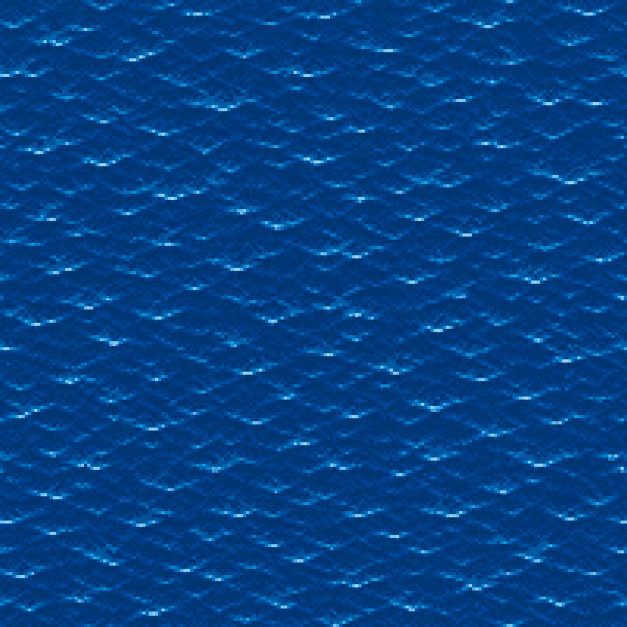
#> input picture design/terrain-current-profile-20261007/materials/act1-water-r2.png, 1254 x 1254 px, found by its file name (shown at 1/2 size)
$ python previews.py ../../design/terrain-current-profile-20261007/materials/act1-water-r2.png
#> lines starting #> are read from the running program, lines starting #| are printed output that depends on the picture
### scripts/acts/acts_common.py
"""Shared world data for the Acts 2-5 overworld art (cloud renderer).
World grid: 320 (x) by 400 (y) cells. Art: 32 px per cell."""
import json, os
import numpy as np
ROOT = os.path.abspath(os.path.join(os.path.dirname(__file__), '..', '..'))
OWNER = ROOT + '/design/continent-terrain-class-method/owner-terrain/owner-terrain.json'
LANDMASK = ROOT + '/design/review/overworld-art-blueprint/continent/continent-macro-g3/land-mask.npy'
SCRATCH = os.environ.get('ACTS_OUT', '/tmp/claude-0/-home-claude/c446ac0c-2689-576d-8fff-6176ff6d9aad/scratchpad/acts/overworld')
PREVIEW = os.environ.get('ACTS_PREVIEW', '/mnt/project-files/edu-rpg/acts-preview/overworld')
GW, GH, P = 320, 400, 32
# class codes
OPEN, FOREST, MOUNT, WATER, SEA = 0, 1, 2, 3, 4
CODE = {'.': OPEN, 'R': OPEN, 'F': FOREST, 'M': MOUNT, 'W': WATER}
# composite order: later wins.  Act 4 is painted after Act 3 (owner composite: Act 4 wins in y 88-128)
ORDER = ['1', '2', '3', '5', '4']

def owner():
    return json.load(open(OWNER))

# [24 lines left out: function world, not called in this run]

# candidate C (Act 3 rows win + Magma Tunnels mouths moved); env ACTS_VARIANT=C
VARIANT_MOVES = {'C': {'Magma Tunnels (Act 4 side)': [187, 60],
                       # fix2 (owner 2026-10-28): the old spot (198, 213) stood free at a valley head; this is
                       # the nearest Act 3 inner corner of a south-facing cliff (rock behind and both sides)
                       'Shadow Cave (Act 3 side)': [219, 194]}}

# [7 lines left out: function landmarks, not called in this run]

# ---------------------------------------------------------------- owner fixes 2026-10-28 (fix2)
# connecting (two-entrance) dungeons sit IN their blocking range like Act 1's Crystal Cave: blocker class
CONNECTING = {'Crystal Cave (Act 2 side)': MOUNT, 'Shadow Cave': MOUNT, 'Shadow Cave (Act 3 side)': MOUNT,
              'Magma Tunnels': MOUNT, 'Magma Tunnels (Act 4 side)': MOUNT, 'Volcanic Forge': MOUNT,
              'Volcanic Forge (Act 5 side)': MOUNT, 'Haunted Forest': FOREST,
              'Haunted Forest (second entrance)': FOREST}
FLANK_SKIPPED = set()
# fix2: front plazas dug into a range where a mouth has no room for an approach path (x0, x1, y0, y1 cells)
PLAZA = {'Magma Tunnels (Act 4 side)': [(179, 207, 61, 67), (200, 207, 50, 61)]}   # front plaza + east approach
FLANK_FORCE = {'Magma Tunnels (Act 4 side)': [(13, 12, 10)]}   # full panel east of the mouth
FLANK = (13, 10)    # cells: half-width, depth of the blocker stamped around a connecting mouth
NOTCH = (1, 1)     # fix3: only the mouth cells stay open ground; panels run under the sprite's sides/back

# [19 lines left out: functions groups, walkable, same_partition, not called in this run]

# (left half-width, right half-width, depth): symmetric first; asymmetric leaves one side open as an approach
# path that runs below the mouth row into the front lane (Act 1's Crystal Cave has rock behind + one side)
FLANK_TRY = [(13, 13, 10), (10, 10, 8), (13, 6, 10), (6, 13, 10), (13, 5, 8), (5, 13, 8), (7, 7, 6),
             (13, 4, 8), (4, 13, 8), (5, 5, 4)]
FLANK_USED = {}    # name -> (half-width, depth) fix2 settled on (largest that keeps every link)

# [66 lines left out: functions flank_mask, fix2, not called in this run]

### scripts/acts/previews.py
#!/usr/bin/env python3
"""Review PNGs for Acts 2-5: per-act overview, native close-ups, Act1/2 seam, whole continent.
  python3 scripts/acts/previews.py [acts...]      (needs render_act.py outputs in SCRATCH/actN/full.png)"""
import os, sys, json
import numpy as np
from PIL import Image
HERE = os.path.dirname(os.path.abspath(__file__)); sys.path.insert(0, HERE)
import acts_common as A
Image.MAX_IMAGE_PIXELS = None
P = 32
# native 1024x768 close-ups: (label, centre cell x, centre cell y)
CROPS = {
    2: [('coast', 300, 345), ('mountain-water', 228, 384), ('forest-edge', 268, 300), ('town-ironkeep', 209, 320),
        ('frozen-lake', 266, 358)],
    3: [('coast-oasis', 275, 160), ('mountain-water', 300, 200), ('canyon', 225, 150), ('town-ruins-camp', 196, 189)],
    4: [('coast', 300, 70), ('mountain-water', 175, 12), ('town-cinderwatch', 257, 42), ('caldera', 220, 50)],
    5: [('demon-castle-moat', 85, 31), ('dead-forest-edge', 40, 120), ('mountain-water', 20, 30), ('town-havens-edge', 76, 86)],
}

def full(act):
    return Image.open(f'{A.SCRATCH}/act{act}/full.png').convert('RGB')

# [45 lines left out: functions act_previews, act1_full, act2_forest_cols, seam, not called in this run]

def continent(scale=4):
    """Whole continent at `scale` px per cell (default 4 -> 1280x1600)."""
#> called with scale = 4
    f = P // scale
    wt = Image.open(A.ROOT + '/public/act1-hifi/materials/act1-water-r2.png').convert('RGB')
#> wt is the input picture: PIL image 1254x1254 RGB; mean R, G, B 2.1, 64.6, 132.5
    sea = np.array(wt.resize((wt.width // 3 // f, wt.height // 3 // f), Image.LANCZOS))
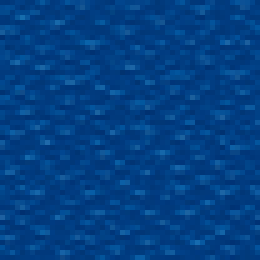
#> sea: shape (52, 52, 3) (shown 5 times larger); mean R, G, B 2.3, 64.6, 132.5
    th, tw = sea.shape[:2]
#> th = 52; tw = 52
    can = np.zeros((A.GH * scale, A.GW * scale, 3), np.float32)
    can[:] = sea[np.arange(can.shape[0]) % th][:, np.arange(can.shape[1]) % tw]
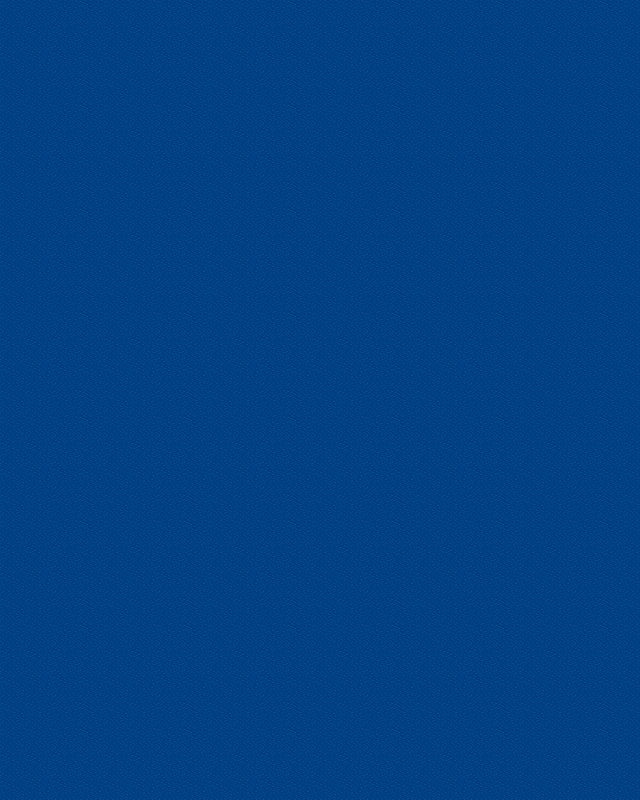
#> can: shape (1600, 1280, 3) float32 (shown at 1/2 size); mean R, G, B 2.3, 64.6, 132.7
    d = A.owner()
    for act in (5, 3, 4, 2):
        p = f'{A.SCRATCH}/act{act}/full.png'
        if not os.path.exists(p): continue
        bx0, by0, bx1, by1 = json.load(open(f'{A.SCRATCH}/act{act}/manifest.json'))['bounds']
        im = np.asarray(Image.open(p).convert('RGB').resize(((bx1 - bx0 + 1) * scale, (by1 - by0 + 1) * scale), Image.LANCZOS))
        can[by0 * scale:(by1 + 1) * scale, bx0 * scale:(bx1 + 1) * scale] = im
    a1 = act1_full(); a1s = np.asarray(a1.resize((a1.width // f, a1.height // f), Image.LANCZOS)).astype(np.float32)
    al = a1s[..., 3] / 255.0
    y0, x0 = 218 * scale, 16 * scale; h, w = a1s.shape[:2]; h = min(h, can.shape[0] - y0)
    can[y0:y0 + h, x0:x0 + w] = can[y0:y0 + h, x0:x0 + w] * (1 - al[:h, :, None]) + a1s[:h, :, :3] * al[:h, :, None]
    # Act 2 whole objects standing in the x 161-164 overlap draw over Act 1's edge
    if os.path.exists(f'{A.SCRATCH}/act2/chunks/forest'):
        fo = act2_forest_cols(0, 0, 8 * P, 178 * P)
        fo = np.asarray(fo.resize((8 * scale, 178 * scale), Image.LANCZOS)).astype(np.float32)
        a = fo[..., 3:4] / 255; ys, xs = 222 * scale, 161 * scale
        can[ys:ys + fo.shape[0], xs:xs + fo.shape[1]] = can[ys:ys + fo.shape[0], xs:xs + fo.shape[1]] * (1 - a) + fo[..., :3] * a
    # Act 5's art covers Act 1's top rows 218-221 (x 80-161) and draws over Act 1 there
    p5 = f'{A.SCRATCH}/act5/full.png'
    if os.path.exists(p5):
        m5 = json.load(open(f'{A.SCRATCH}/act5/manifest.json')); b = m5['bounds']
        if b[3] >= 218:
            a5 = Image.open(p5).convert('RGB')
            strip = a5.crop(((80 - b[0]) * P, (218 - b[1]) * P, (161 - b[0]) * P, (b[3] + 1 - b[1]) * P))
            strip = np.asarray(strip.resize((81 * scale, (b[3] + 1 - 218) * scale), Image.LANCZOS))
            can[218 * scale:(b[3] + 1) * scale, 80 * scale:161 * scale] = strip
    # Act 1 north overhang (300 px above y=218, chunks c4..c6)
    for c in (4, 5, 6):
        q = A.ROOT + f'/public/act1-hifi/chunks/north/c{c}-r0.png'
        if not os.path.exists(q): continue
        n = Image.open(q).convert('RGBA'); n = np.asarray(n.resize((n.width // f, n.height // f), Image.LANCZOS)).astype(np.float32)
        nh, nw = n.shape[:2]; yy = y0 - nh; xx = x0 + c * 512 // f
        a = n[..., 3:4] / 255; can[yy:y0, xx:xx + nw] = can[yy:y0, xx:xx + nw] * (1 - a) + n[..., :3] * a
    Image.fromarray(np.clip(can, 0, 255).astype(np.uint8)).save(f'{A.PREVIEW}/continent-overview.png', optimize=True)

# [16 lines left out: function act34_variant, not called in this run]

if __name__ == '__main__':
    if 'act34' in sys.argv:
        for v in (sys.argv[2:] or ['A', 'B']): act34_variant(v)
        sys.exit()
    os.makedirs(A.PREVIEW, exist_ok=True)
    acts = [int(a) for a in sys.argv[1:] if a.isdigit()] or [2, 3, 4, 5]
    for a in acts:
        if os.path.exists(f'{A.SCRATCH}/act{a}/full.png'): act_previews(a); print('act', a)
    if os.path.exists(f'{A.SCRATCH}/act2/full.png'): seam()
#> (the run stopped early here; a loop or call above may not have finished)
